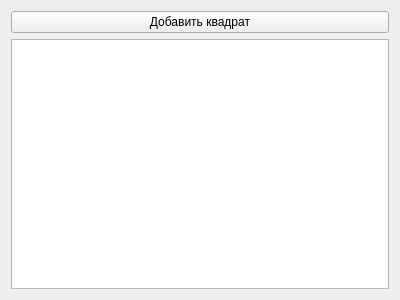
<?xml version="1.0" encoding="UTF-8"?>
<ui version="4.0">
 <class>Widget</class>
 <widget class="QWidget" name="Widget">
  <property name="geometry">
   <rect>
    <x>0</x>
    <y>0</y>
    <width>400</width>
    <height>300</height>
   </rect>
  </property>
  <property name="windowTitle">
   <string>Widget</string>
  </property>
  <layout class="QGridLayout" name="gridLayout">
   <item row="1" column="0">
    <widget class="QGraphicsView" name="graphicsView"/>
   </item>
   <item row="0" column="0">
    <widget class="QPushButton" name="pushButton">
     <property name="text">
      <string>Добавить квадрат</string>
     </property>
    </widget>
   </item>
  </layout>
 </widget>
 <layoutdefault spacing="6" margin="11"/>
 <resources/>
 <connections/>
</ui>
